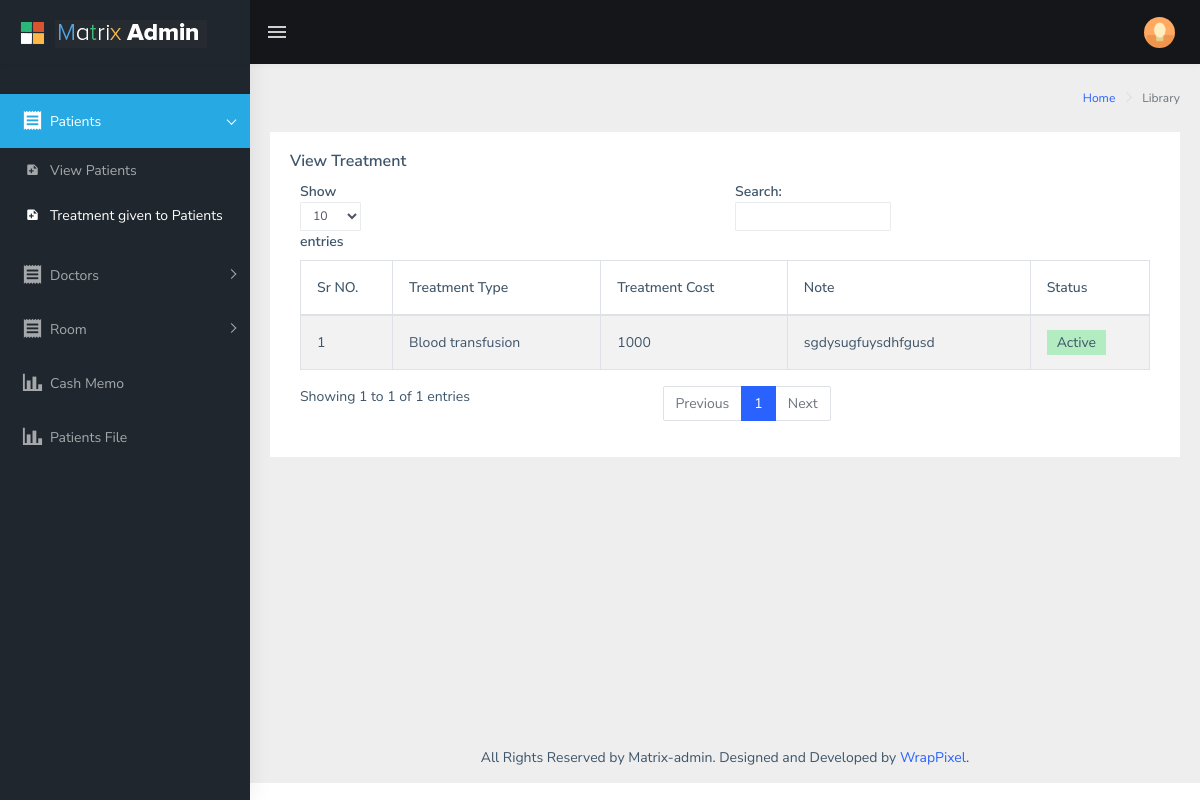
Screenshot of /HMS/HMS/staff/view_treatment_type.php (signed in) with the database file from the repository.
### tables this page shows
CREATE TABLE `treatment` (
  `treatment_id` int(10) NOT NULL,
  `treatment_type` varchar(255) NOT NULL,
  `treatment_cost` varchar(255) NOT NULL,
  `treatment_note` varchar(255) NOT NULL,
  `treatment_status` int(11) NOT NULL DEFAULT '1'
);

### HMS/HMS/staff/view_treatment_type.php (the view, shortened to what this page needs)
<?php
include'config.php';
?>
<!DOCTYPE html>
<html dir="ltr" lang="en">
<head>
   <?php include 'head.php'; ?>
</head>
<body>
    <div id="main-wrapper">
       <?php include 'header.php'; ?>
        <?php include 'sidebar.php'; ?>
        <div class="page-wrapper">
            <div class="page-breadcrumb">
                <div class="row">
                    <div class="col-12 d-flex no-block align-items-center">
                        <div class="ml-auto text-right">
                            <nav aria-label="breadcrumb">
                                <ol class="breadcrumb">
                                    <li class="breadcrumb-item"><a href="#">Home</a></li>
                                    <li class="breadcrumb-item active" aria-current="page">Library</li>
                                </ol>
                            </nav>
                        </div>
                    </div>
                </div>
            </div>
            <div class="container-fluid">
                <div class="row">
                    <div class="col-md-12">
                        <div class="card">
                            <div class="card-body">
                                <h5 class="card-title">View Treatment</h5>
                                <div class="table-responsive">
                                    <table id="zero_config" class="table table-striped table-bordered">
                                        <thead>
                                            <tr>
                                                <th>Sr NO.</th>
                                                <th>Treatment Type </th>
                                                <th>Treatment Cost </th>
                                                <th>Note </th>
                                                <th>Status</th>
                                            </tr>
                                        </thead>
                                        <tbody>
                                            <?php
                                            $count=1;
                                            $sel_query="Select * from treatment ORDER BY treatment_id desc;";
                                            $select_result = mysqli_query($conn,$sel_query);
                                            while($row = mysqli_fetch_assoc($select_result)) { ?>
                                            <tr>
                                                <td><?php echo $count; ?></td>
                                                <td><?php echo $row["treatment_type"]; ?></td>
                                                <td><?php echo $row["treatment_cost"]; ?> </td>
                                                <td><?php echo $row["treatment_note"]; ?> </td>
                                                 <td><?php echo (($row["treatment_status"] == 1) ? "<span class='status_active'>Active</span>" : "<span class='status_deactive'>Deactive</span>") ?></td>
                                            </tr>
                                           <?php $count++; } ?>
                                    </table>
                                </div>
                            </div>
                        </div>
                    </div>
                </div>
            </div>
            <footer class="footer text-center">
                All Rights Reserved by Matrix-admin. Designed and Developed by <a href="https://wrappixel.com">WrapPixel</a>.
            </footer>
        </div>
    </div>
</body>
</html>

### rows the page displays
treatment: treatment_type "Blood transfusion", treatment_cost "1000", treatment_note "sgdysugfuysdhfgusd", treatment_status "Active"
